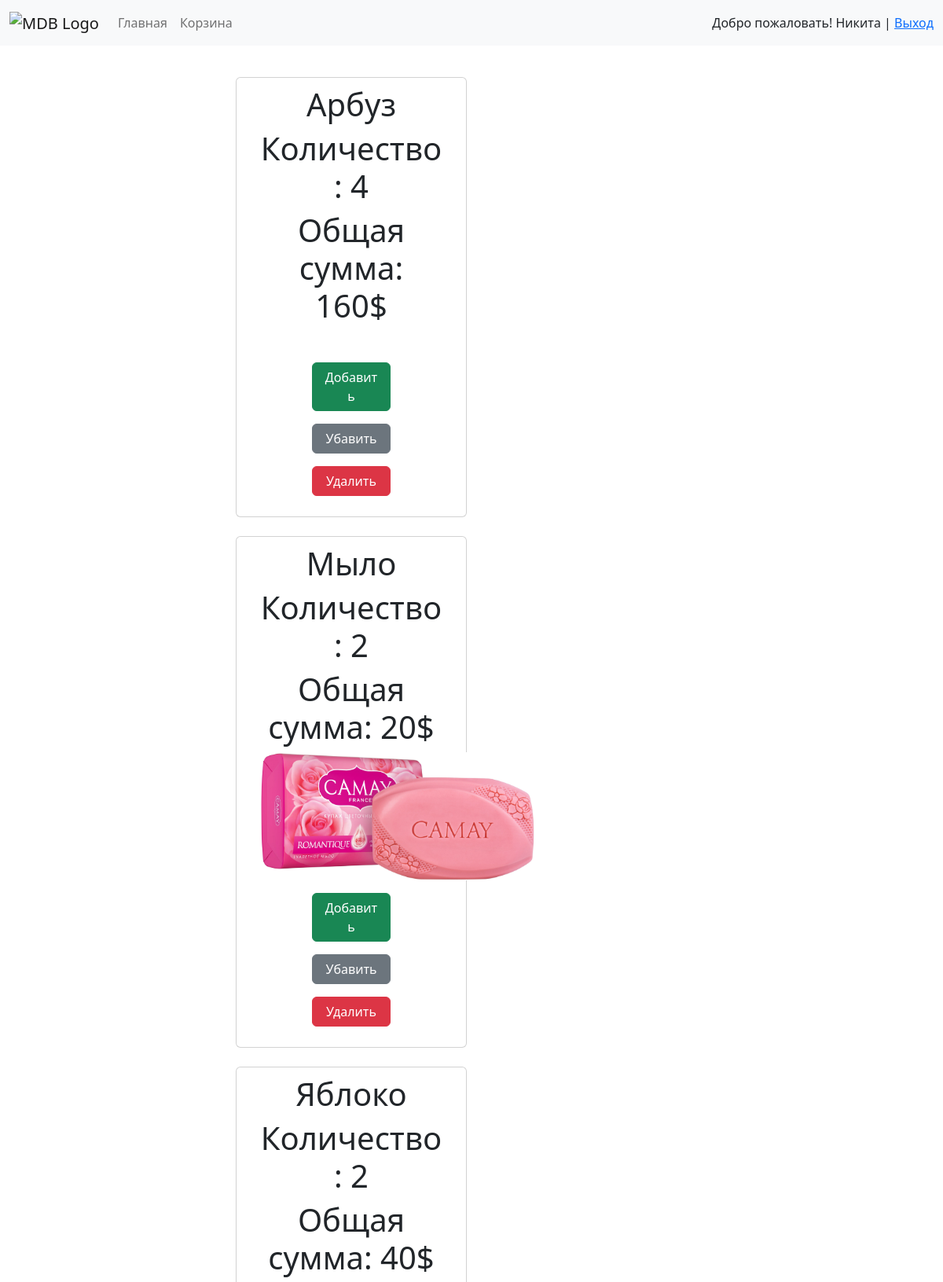
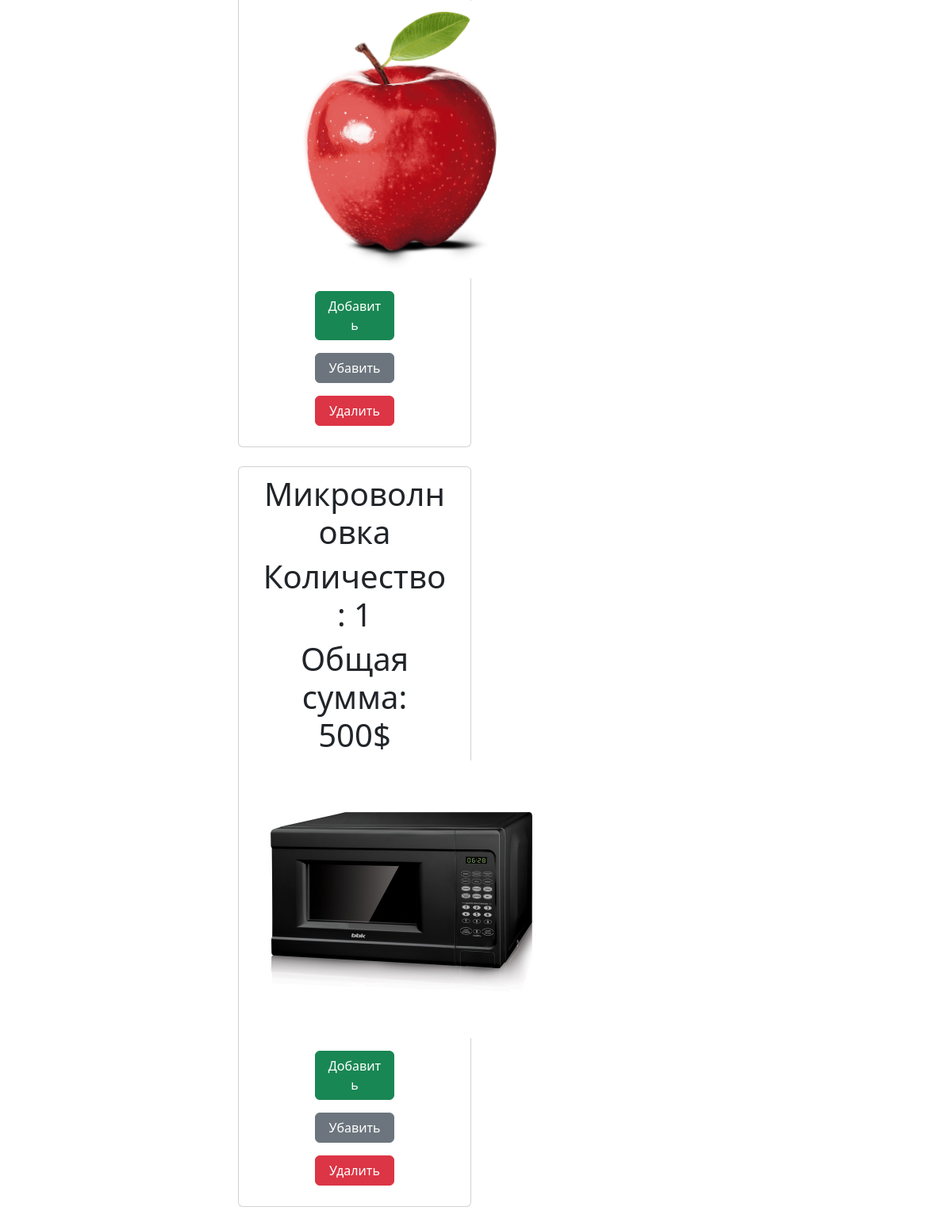
/shop/cart/ (signed in), run on the app's committed database (2 pictures, top to bottom).
### shop_site/models.py (models this page shows, shortened)
class Cartitem(models.Model):
    objects = models.Manager()
    cart = models.ForeignKey(Cart, on_delete=models.CASCADE, verbose_name='Корзина')
    prod_id = models.ForeignKey(Product, on_delete=models.CASCADE, verbose_name='Продукт')
    quantity = models.PositiveIntegerField(verbose_name='Количество')
    class Meta:
        verbose_name = 'Товар в корзине'
        verbose_name_plural = 'Товары в корзинах'

class Product(models.Model):
    objects = models.Manager()
    category = models.ForeignKey(Category, on_delete=models.CASCADE, verbose_name='Категория')
    name = models.CharField(max_length=100, verbose_name='Название')
    description = models.TextField(verbose_name='Описание', blank=True)
    cover = models.ImageField(upload_to='product/', verbose_name='Фотография')
    created_at = models.DateTimeField(auto_now_add=True, verbose_name='Время публикации')
    price = models.PositiveIntegerField(verbose_name='Цена')
    def __str__(self):
        return self.name
    class Meta:
        verbose_name = 'Продукт'
        verbose_name_plural = 'Продукты'

### shop_site/views.py (the view)
# urls.py: path('cart/', cart_user, name='cart'),
def cart_user(request):
    user_name = request.user
    return _give_cart_user(request, user_name)

### shop_site/services/service_for_gives_products_and_carts_for_user.py (called while the page is built)
def _give_cart_user(request, user_name) -> Union[list, None]:
    if str(user_name) == 'AnonymousUser':
        return redirect('register')
    cart_items = Cartitem.objects.all().filter(cart__user=user_name).select_related('prod_id')
    context = {
        'title': 'Корзина',
        'cart_item': cart_items,
    }
    return render(request, 'shop_site/cart.html', context=context)

### shop_site/templatetags/tags.py (called while the page is built)
@register.simple_tag()
def multiply(qty, unit_price):
    return qty * unit_price

### shop_site/templates/shop_site/cart.html (shortened to what this page needs)
{% extends 'base.html' %}
{% load tags %}
{% block sidebar %}
{% include 'include_html/_navigation.html' %}
{% endblock %}
{% block content %}
{% for item in cart_item %}
<div class="card mb-4" align="center">
    <h1>{{ item.prod_id }}</h1>
    <h1>Количество: {{ item.quantity }}</h1>
    <h1>Общая сумма: {% multiply item.prod_id.price item.quantity %}$</h1>
    <div align="center">
        <img src="{{ item.prod_id.cover.url }}" alt="" width="350" class="mr-3"><p></p>
    </div>
    <div>
        <a class="btn btn-success" href="{% url 'plus-product' item.prod_id %}" role="button">Добавить</a><p></p>
        <a class="btn btn-secondary" href="{% url 'minus-product' item.prod_id %}" role="button">Убавить</a><p></p>
        <a class="btn btn-danger" href="{% url 'delete-product' item.prod_id %}" role="button">Удалить</a><p></p>
    </div>
</div>
{% endfor %}
{% endblock %}

### templates/base.html (shortened to what this page needs)
<!DOCTYPE html>
{% load static %}
<html lang="en">
<head>
    <link rel="stylesheet" href="https://cdn.jsdelivr.net/npm/bootstrap@5.2.0-beta1/dist/css/bootstrap.min.css">
    <link rel="stylesheet" href="https://cdn.jsdelivr.net/npm/bootstrap@5.2.0-beta1/dist/js/bootstrap.bundle.min.js">
    <link rel="stylesheet" href="{% static 'css/style.css' %}">
</head>
<body>
{% block sidebar %}
{% endblock %}
<div class="row">
    <div class="col-md-1">
    </div>
    <div class="col-md-9">
        {% block content %}
        {% endblock %}
    </div>
</div>
</body>
</html>

### templates/include_html/_navigation.html (shortened to what this page needs)
<nav class="navbar navbar-expand-lg navbar-light bg-light">
    <div class="container-fluid">
        <div class="collapse navbar-collapse" id="navbarSupportedContent">
            <a class="navbar-brand mt-2 mt-lg-0" href="https://www.youtube.com/watch?v=dQw4w9WgXcQ">
                <img src="https://cdn.icon-icons.com/icons2/3310/PNG/512/school_building_house_architecture_icon_209256.png"
                     height="40" alt="MDB Logo" loading="lazy"/>
            </a>
            <ul class="navbar-nav me-auto mb-2 mb-lg-0">
                <li class="nav-item">
                    <a class="nav-link" href="{% url 'home' %}">Главная</a>
                </li>
                <li class="nav-item">
                    {% if request.user.is_authenticated %}
                    <a class="nav-link" href="{% url 'cart' %}">Корзина</a>
                    {% endif %}
                </li>
            </ul>
        </div>
        <div class="d-flex align-items-center">
            <div class="dropdown">
                {% if request.user.is_authenticated %}
                Добро пожаловать! {{ user.username|title }} |
                <a href="{% url 'logout' %}">Выход</a>
                {% else %}
                <a href="{% url 'register' %}">Регистрация</a>
                |
                <a href="{% url 'login' %}">Авторизация</a>
                {% endif %}
            </div>
        </div>
    </div>
</nav>

### shop/static/css/style.css (style rules this page uses)
.col-md-1 { max-width: 400px; min-width: 300px; padding: 20px 20px; margin: 0px 20px; }
.mb-4 { max-width: 700px; padding: 10px 30px 10px 30px; margin: auto 300px auto; }
.btn-success, .btn-secondary, .btn-danger { width: 100px; }

### data on the page
Cartitem: prod_id "Арбуз", quantity "4", prod_id+quantity "160"
Cartitem: prod_id "Мыло", quantity "2", prod_id+quantity "20", prod_id.cover (picture)
Cartitem: prod_id "Яблоко", quantity "2", prod_id+quantity "40", prod_id.cover (picture)
Cartitem: prod_id "Микроволновка", quantity "1", prod_id+quantity "500", prod_id.cover (picture)

### other printed values
{{ user.username|title }} "Никита"
